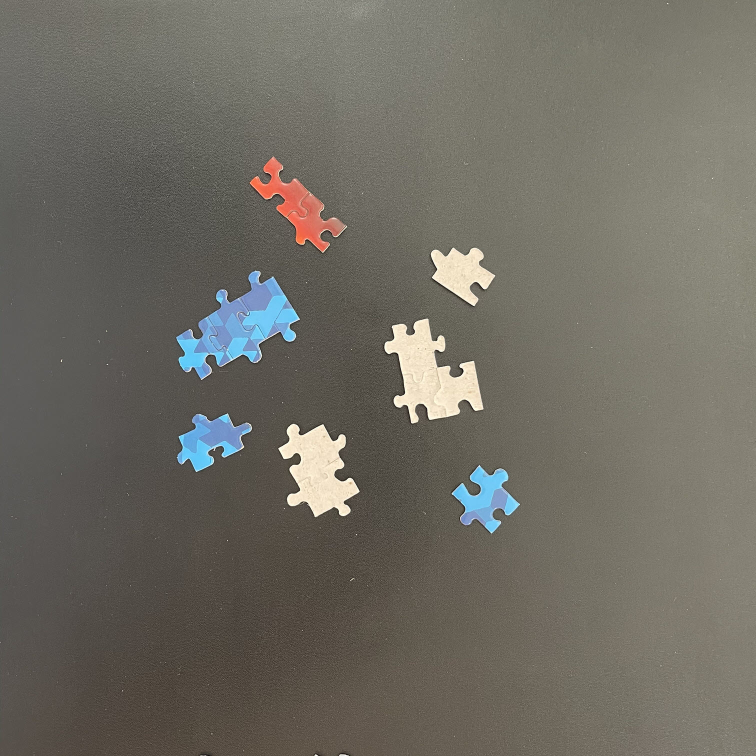
#> input picture Image Processing for Engineering and Science/Data/MathWorks Images/MathWorks Puzzle/Puzzle_01.jpg, 1512 x 1512 px (shown at 1/2 size)
$ jupyter execute bwpropfilt.ipynb
#> lines starting #> are read from the running program, lines starting #| are printed output that depends on the picture; after the words box and inside, x2 and y2 are one past the last pixel; in counts of white or black regions, pixels touching at a corner belong together
[cell 1]
import cv2
import cv2 as cv
import numpy as np
from matplotlib import pyplot as plt

# Load the image
img = cv2.imread('../Image Processing for Engineering and Science/Data/MathWorks Images/MathWorks Puzzle/Puzzle_01.jpg', cv2.IMREAD_GRAYSCALE)
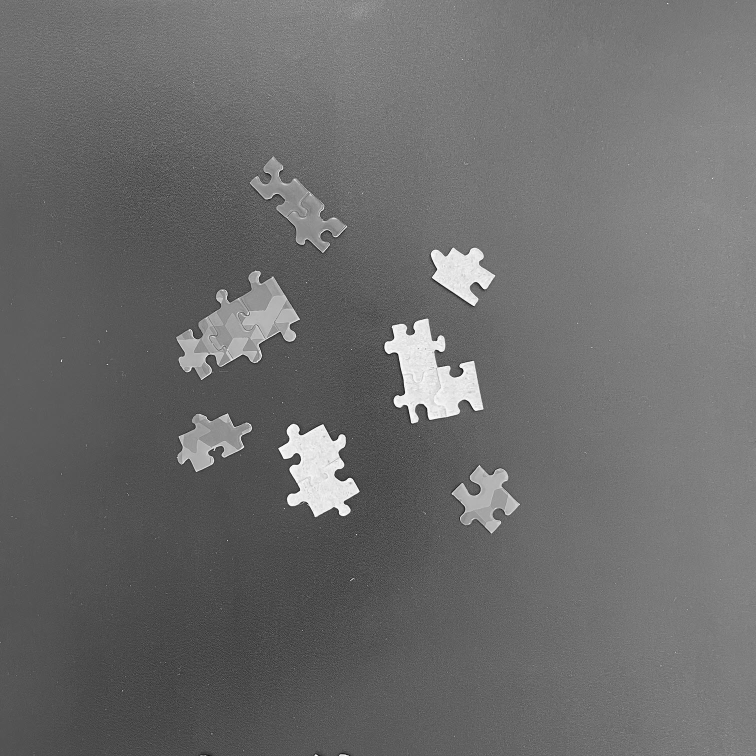
#> img: shape (1512, 1512) (shown at 1/2 size); min 0, max 255, mean 107.2


# Define the size of the Gaussian kernel and standard deviation
kernel_size = (7, 7)  # Adjust as needed
sigma = 0.0  # Adjust as needed

# Apply Gaussian filtering
img = cv2.GaussianBlur(img, kernel_size, sigma)

T = 140
ret,th1 = cv.threshold(img,T,255,cv.THRESH_BINARY)
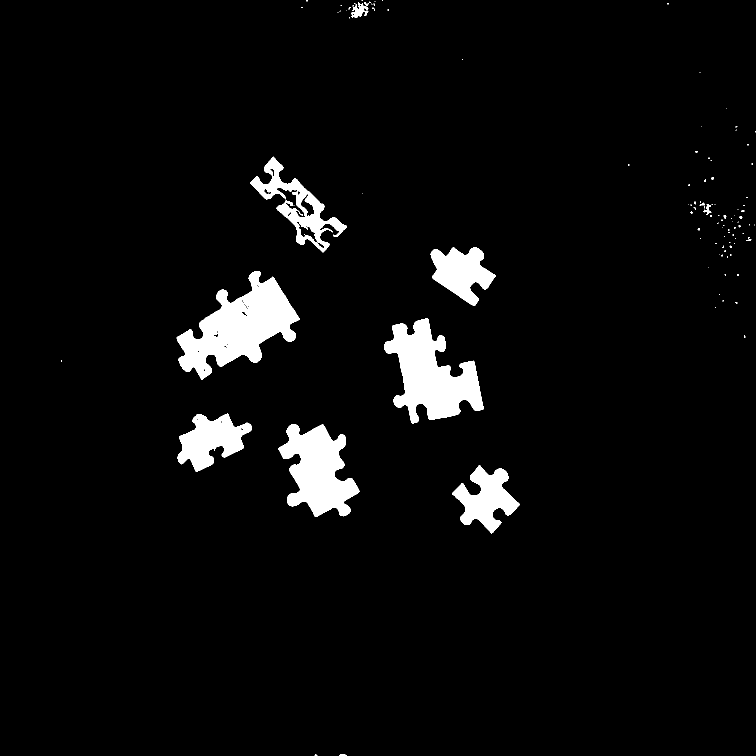
#> th1: shape (1512, 1512) (shown at 1/2 size); 4.4% white; 108 white regions (93 under 20 px), largest, box (x1, y1, x2, y2) and area: (353, 542, 599, 759) 24768, (769, 637, 967, 847) 21579, (557, 848, 719, 1034) 17440
#> ret = 140

# Define the structuring element (kernel) for opening
kernel_size = (5, 5)  # Adjust the size as needed
structuring_element = np.ones(kernel_size, np.uint8)

# Perform morphological opening
opened_image = cv2.morphologyEx(th1, cv2.MORPH_OPEN, structuring_element)
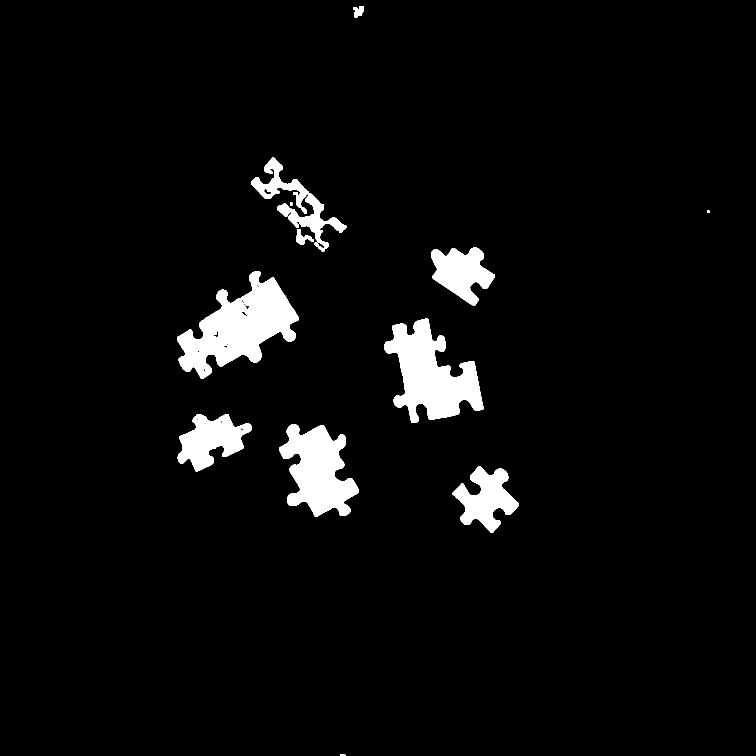
#> opened_image: shape (1512, 1512) (shown at 1/2 size); 4.3% white; 12 white regions, largest, box (x1, y1, x2, y2) and area: (354, 542, 598, 758) 24712, (769, 637, 967, 846) 21555, (558, 848, 718, 1033) 17418

# Define the structuring element (kernel) for opening
kernel_size = (5, 5)  # Adjust the size as needed
structuring_element = np.ones(kernel_size, np.uint8)

# Perform morphological opening
closed_image = cv2.morphologyEx(opened_image, cv2.MORPH_CLOSE, structuring_element)
#> closed_image: shape (1512, 1512); 4.4% white; 11 white regions, largest, box (x1, y1, x2, y2) and area: (354, 542, 598, 758) 24959, (769, 637, 967, 846) 21573, (558, 848, 718, 1033) 17441

im_th = closed_image
# Copy the thresholded image.
im_floodfill = im_th.copy()

# Mask used to flood filling.
# Notice the size needs to be 2 pixels than the image.
h, w = im_th.shape[:2]
mask = np.zeros((h+2, w+2), np.uint8)

# Floodfill from point (0, 0)
cv2.floodFill(im_floodfill, mask, (0,0), 255);
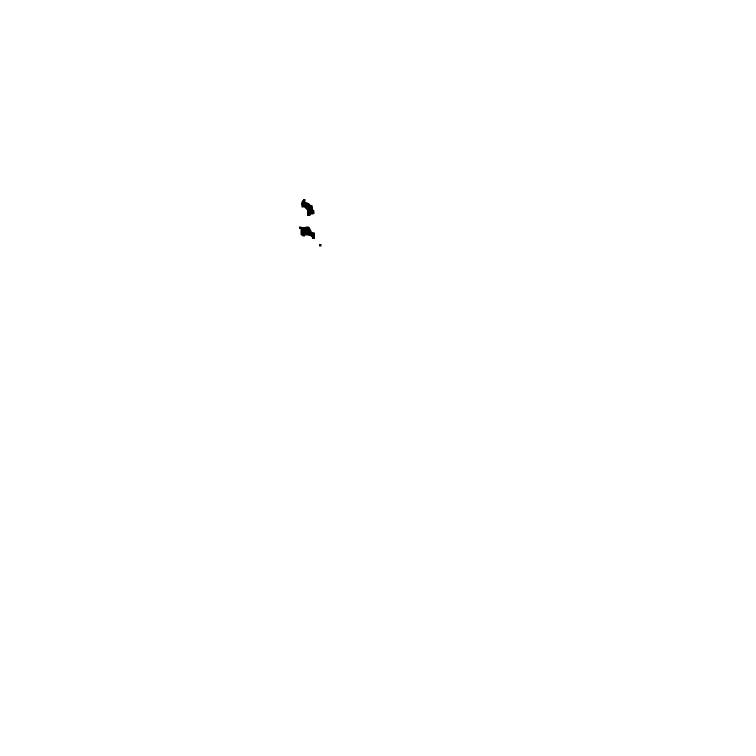
#> im_floodfill: shape (1512, 1512) (shown at 1/2 size); 100% white; 3 black regions, box (x1, y1, x2, y2) and area: (598, 453, 630, 478) 494, (602, 398, 629, 432) 475, (638, 488, 643, 493) 25

# Invert floodfilled image
im_floodfill_inv = cv2.bitwise_not(im_floodfill)

# Combine the two images to get the foreground.
binary_image = im_th | im_floodfill_inv


#/**//*/*


# Perform connected component analysis
num_labels, labels, stats, centroids = cv2.connectedComponentsWithStats(binary_image, connectivity=8)
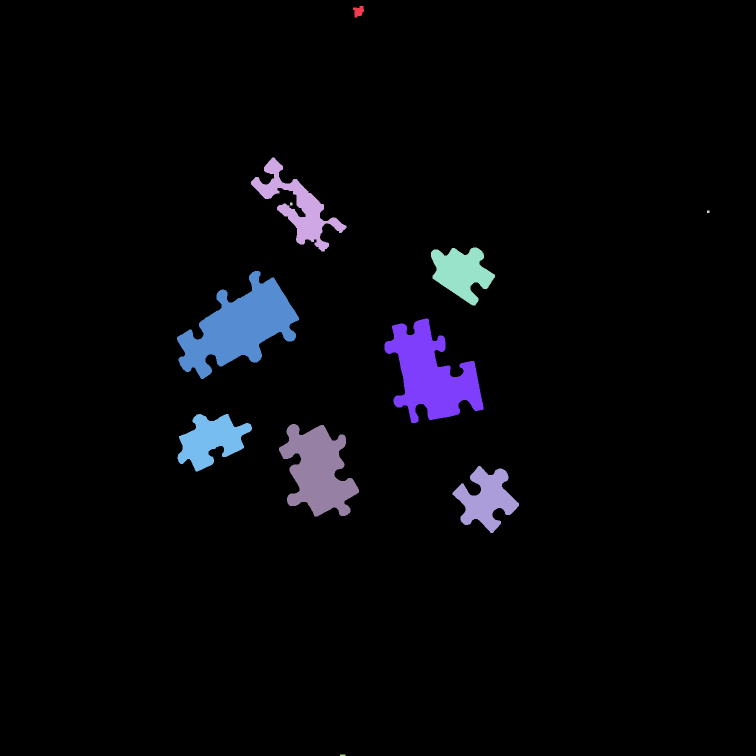
#> labels: shape (1512, 1512) int32 (shown at 1/2 size); 12 distinct labels, from 0 to 11; one colour per label, 0 black
#> num_labels = 12; stats = [[0, 0, 1512, 1512, 2184917], [706, 12, 22, 23, 340], [502, 315, 191, 188, 9848], [580, 405, 5, 6, 30], [1414, 421, 5, 5, 25], [862, 495, 128, 116, 8616], [354, 542, 244, 216, 24959], [769, 637, 198, 209, 21573], [355, 828, 149, 115, 9412], [558, 848, 160, 185, 17441], [905, 932, 133, 134, 8950], [680, 1509, 11, 3, 33]]; centroids = [[759.2, 756.2], [716.7, 22.29], [595.6, 413.2], [582, 407.5], [1416, 423], [922.8, 544.6], [478.7, 653.8], [861.7, 749.3], [421.9, 880.2], [636, 941.2], [972, 997], [685, 1510]]

# Define the minimum and maximum values for the desired property
min_value = 4000  # Adjust as needed
max_value = 9500  # Adjust as needed

# Create a binary mask to store the filtered regions
filtered_mask = np.zeros_like(binary_image)

# Loop through each connected component (excluding the background label 0)
for label in range(1, num_labels):
    # Get the statistics for the current component
    left, top, width, height, area = stats[label]

    # Check if the property value falls within the desired range
    if min_value <= area <= max_value:
        # Add the region to the filtered mask
        filtered_mask[labels == label] = 255

        # Print or use the properties as needed
        print(f"Label {label} - Area: {area}, Centroid: (centroid_x, centroid_y), Bounding Box: ({left}, {top}, {width}, {height})")
#> this loop made 11 passes
#> (printed output is left out)
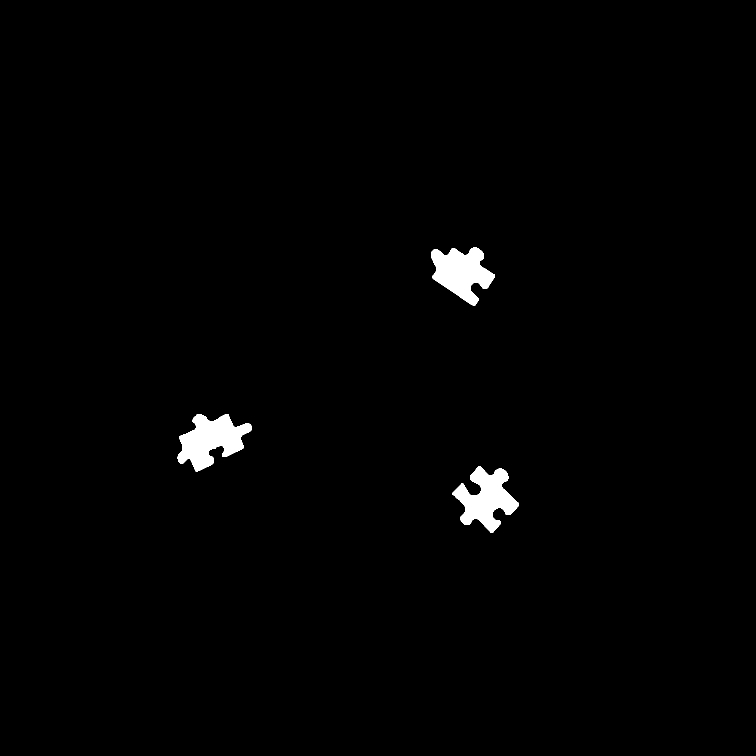
#> filtered_mask: shape (1512, 1512) (shown at 1/2 size); 1.2% white; 3 white regions, box (x1, y1, x2, y2) and area: (355, 828, 504, 943) 9412, (905, 932, 1038, 1066) 8950, (862, 495, 990, 611) 8616


#/**//*/*


# Display or save the filtered image
titles = ['Original Image', 'fill holes', 'filtered']
images = [img, binary_image, filtered_mask]
fig = plt.figure(figsize=(10, 10))
for i in range(3):
 plt.subplot(2,2,i+1),plt.imshow(images[i],'gray')
 plt.title(titles[i])
 plt.xticks([]),plt.yticks([])
plt.show()

$ run again, with Image Processing for Engineering and Science/Data/MathWorks Images/MathWorks Puzzle/Puzzle_03.jpg copied over Image Processing for Engineering and Science/Data/MathWorks Images/MathWorks Puzzle/Puzzle_01.jpg
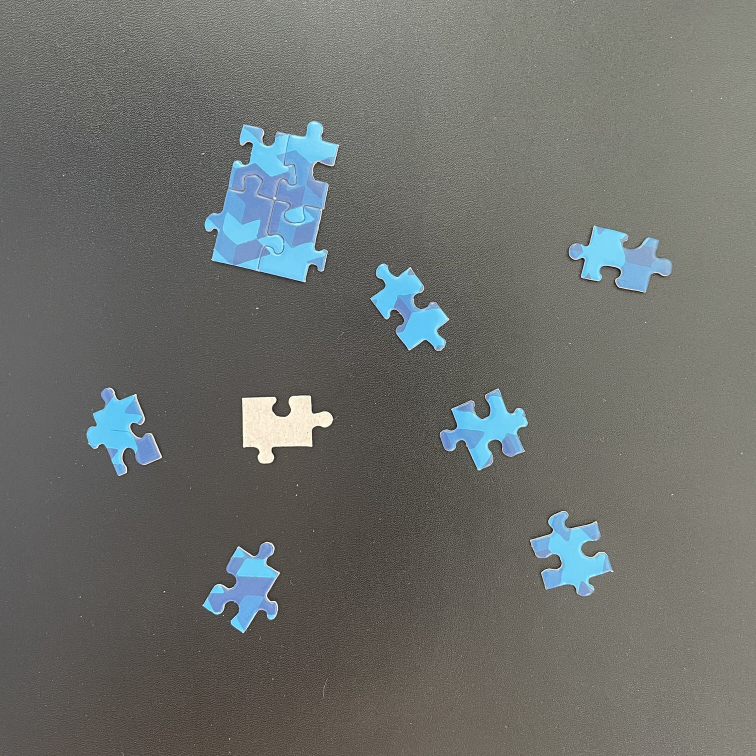
#> input picture Image Processing for Engineering and Science/Data/MathWorks Images/MathWorks Puzzle/Puzzle_03.jpg, 1512 x 1512 px (shown at 1/2 size)
#> `ret,th1 = cv.threshold(img,T,255,cv.THRESH_BINARY)`:
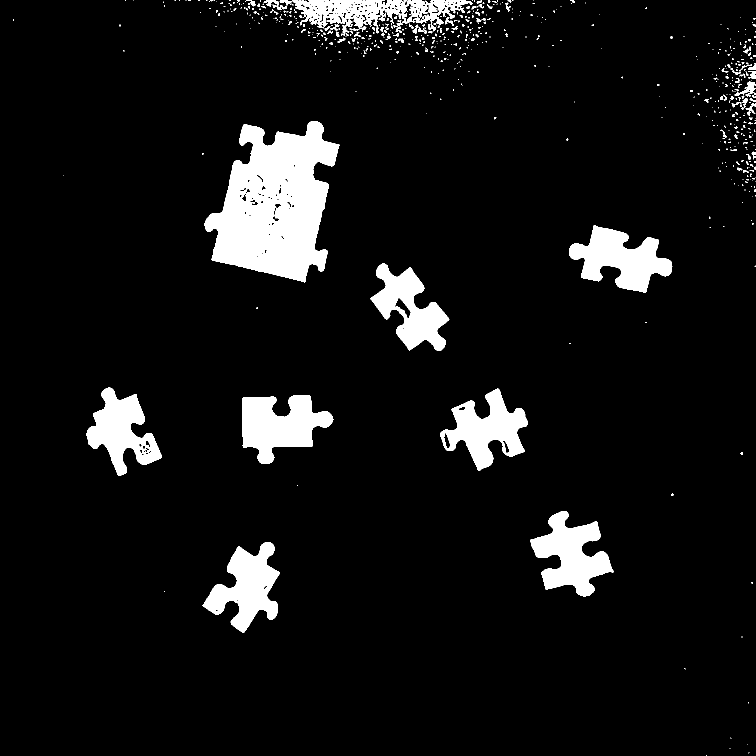
#> th1: shape (1512, 1512) (shown at 1/2 size); 7.4% white; 672 white regions (565 under 20 px), largest, box (x1, y1, x2, y2) and area: (409, 242, 679, 565) 53772, (484, 791, 667, 928) 14891, (1138, 450, 1345, 585) 14555
#> ret = 140
#> opened_image: shape (1512, 1512); 6.9% white; 63 white regions (4 under 20 px), largest, box (x1, y1, x2, y2) and area: (409, 242, 678, 564) 53526, (484, 791, 666, 927) 14882, (1138, 451, 1344, 585) 14534
#> closed_image: shape (1512, 1512); 7.1% white; 28 white regions (3 under 20 px), largest, box (x1, y1, x2, y2) and area: (409, 242, 678, 564) 54275, (484, 791, 666, 927) 14889, (1138, 451, 1344, 585) 14540
#> im_floodfill: shape (1512, 1512); 99.9% white; 26 black regions (2 under 20 px), largest, box (x1, y1, x2, y2) and area: (791, 597, 821, 633) 449, (281, 895, 300, 909) 208, (845, 0, 868, 19) 205
#> binary_image: shape (1512, 1512); 7.2% white; 28 white regions (3 under 20 px), largest, box (x1, y1, x2, y2) and area: (409, 242, 678, 564) 54835, (484, 791, 666, 927) 14889, (1138, 451, 1344, 585) 14540
#> `num_labels, labels, stats, centroids = cv2.connectedComponentsWithStat..`:
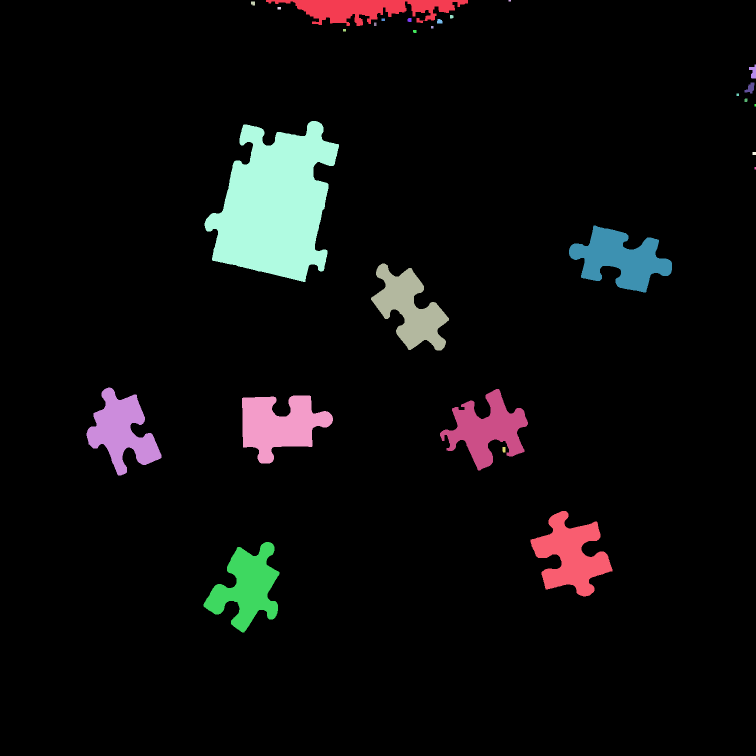
#> labels: shape (1512, 1512) int32 (shown at 1/2 size); 29 distinct labels, from 0 to 28; one colour per label, 0 black
#> num_labels = 29; stats = 29 rows, first 6: [0, 0, 1512, 1512, 2122546], [532, 0, 404, 52, 10614], [1017, 0, 5, 3, 15], [502, 3, 8, 8, 58], [555, 14, 7, 5, 35], [900, 30, 7, 7, 45]; centroids = 29 pairs, first value 243.5 to 1510, second value 1 to 1174.3
#> the loop `for label in range(1, num_labels):` made 28 passes
#> (left, top, width, height, area) on passes 1, 3, 4, 5, 6, 7, 8, 9: (532, 0, 404, 52, 10614), (502, 3, 8, 8, 58), (555, 14, 7, 5, 35), (900, 30, 7, 7, 45), (763, 37, 7, 5, 35), (815, 36, 8, 8, 59), (874, 38, 11, 9, 85), (748, 45, 5, 7, 35)
